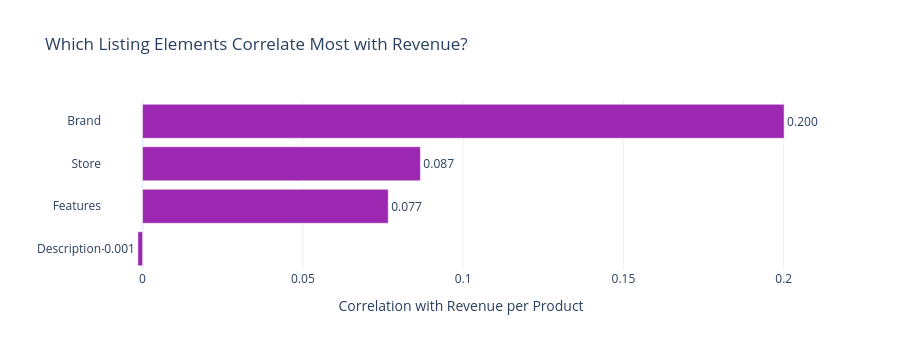

Source (notebook cell):
### Markdown cell above
### 4.3 — Listing Quality Components

Which listing elements matter most? Features, description, brand, or store presence?

### Code cell
df_sub = con.sql('SELECT * FROM gold_subcategory_landscape').df()

df_sub['rev_per_product'] = df_sub['total_revenue'] / df_sub['product_count'].replace(0, np.nan)

quality_cols = ['pct_with_brand', 'pct_with_features', 'pct_with_description', 'pct_with_store']
correlations = df_sub[quality_cols + ['rev_per_product']].corr()['rev_per_product'].drop('rev_per_product')
correlations = correlations.sort_values()

fig = px.bar(
    x=correlations.values,
    y=correlations.index.str.replace('pct_with_', '').str.title(),
    orientation='h',
    title='Which Listing Elements Correlate Most with Revenue?',
    labels={'x': 'Correlation with Revenue per Product', 'y': ''},
    template=TEMPLATE,
    color_discrete_sequence=['#9C27B0']
)
fig.update_traces(texttemplate='%{x:.3f}', textposition='outside')
fig.update_layout(height=350)
save_chart(fig, '06_listing_components_correlation')
fig.show()

### Figure 1 — Plotly figure (JSON) as saved in the notebook; plotly's stock layout.template omitted (floating-point values rounded to 4 significant figures)
{"data": [{"hovertemplate": "Correlation with Revenue per Product=%{x}<br>=%{y}<extra></extra>", "legendgroup": "", "marker": {"color": "#9C27B0", "pattern": {"shape": ""}}, "name": "", "orientation": "h", "showlegend": false, "textposition": "outside", "texttemplate": "%{x:.3f}", "type": "bar", "x": [-0.001453, 0.07664, 0.08666, 0.2001], "xaxis": "x", "y": ["Description", "Features", "Store", "Brand"], "yaxis": "y"}], "layout": {"barmode": "relative", "height": 350, "legend": {"tracegroupgap": 0}, "title": {"text": "Which Listing Elements Correlate Most with Revenue?"}, "xaxis": {"anchor": "y", "domain": [0, 1], "title": {"text": "Correlation with Revenue per Product"}}, "yaxis": {"anchor": "x", "domain": [0, 1], "title": {"text": ""}}}}
